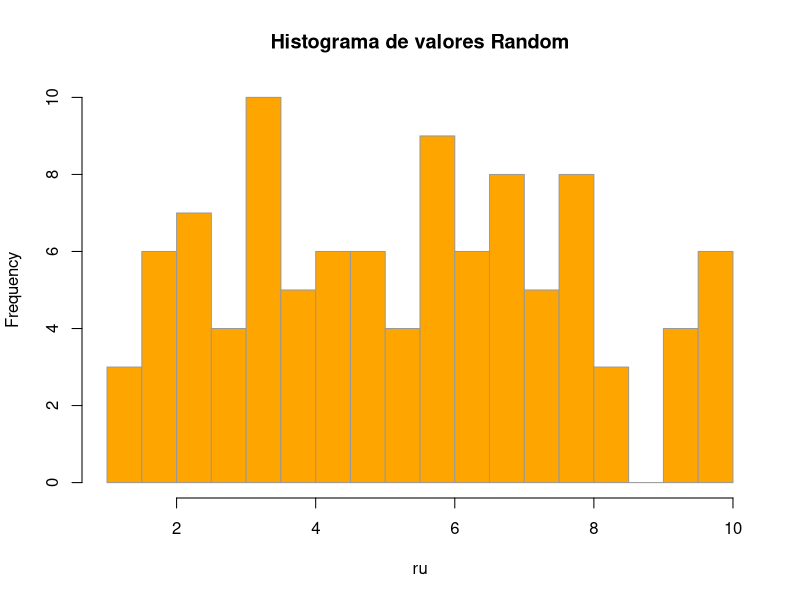

R code for this plot:
## ---- chunk 1
# La asignación en R son válidos 2 métodos '<-' o '='
x <- 7 # Definir variable (escalar) x que sea igual a 7
x # Mostrar que es x

y <- 3 + 2 * x # Crear y como funcion de x 
y
class(y)
## ---- chunk 2
ru <- runif(n = 100, min = 1, max = 10)
ru
## ---- chunk 3
hist(ru, breaks = 20, col = "orange", border = "gray60", 
     main = "Histograma de valores Random")
## ---- chunk 4
sample.int(n = 6, size = 10, replace = T)

## ---- chunk 5
ch <- "Chile" # Definir variable (objeto) ch que sea la palabra "Chile"
sn <- "Santiago"
ch # Mostrar ch
sn
## ---- chunk 6
ch <- "Chile" # Definir variable (objeto) ch que sea la palabra "Chile"
sn <- "Santiago"
union <- paste(sn,ch, sep = ", ")
union

## ---- chunk 7
union <- paste("Provincia de ", sn,ch, sep = ", ")
union

union0 <- paste0("Provincia de ", sn, ", ", ch)
union0
## ---- chunk 8
av <- "Av. Apoquindo"
comuna <- "comuna de Las Condes"
calle <- paste(av, comuna, union0, sep = ", ")
calle
# reemplazar Av. por Avenida
calle_new <- gsub(pattern = "Av.", replacement = "Avenida", x = calle)
calle_new
## ---- chunk 9
vec <-  c(4, 3, 1, 5, 8, 16)
vec
class(vec)
str(vec)
## ---- chunk 10
# EL primer índice en R es 1 (en otros lenguajes de programación es 0)
vec[3]

## ---- chunk 11
vec[vec >= 4]
## ---- chunk 12
vec[vec %in% c(3, 8, 7, 29)]
## ---- chunk 13
vec[!vec <= 3]
## ---- chunk 14
vec2  <-  c(7, 10, 1)
vec + vec2
## ---- chunk 15
lista <-  list(1, 2, 3, "cosa", x, y)
lista
str(lista)
## ---- chunk 16
#Tambien se puede seleccionar parte de una lista, usando el doble corchete:
lista[[3]]

## ---- chunk 17
n <- matrix(c(1.3, 2.8, 3.5, 
              6.4, 5.3, 6.2, 
              7, 4.5, 2.4, 
              6.3, 5.6, 5.3, 
              6.6, 7, 4.3),
            nrow = 5, ncol = 3, byrow = TRUE)
n
## ---- chunk 18
n[1,2]
## ---- chunk 19
n[,3]
## ---- chunk 20
df <- as.data.frame(n)
df
## ---- chunk 21
df  <- data.frame(control_a = c(1.3, 6.4, 7, 6.3, 6.6), 
                  control_b = c(2.8, 5.3, 4.5, 5.6, 7), 
                  control_c = c(3.5, 6.2, 2.4, 5.3, 4.3)) 

df
## ---- chunk 22
#consultar nombres de columans
names(df)

# reasignar nombres de columnas
names(df)<- c("control_1","control_2","examen")
df
## ---- chunk 23
df$alumno <- c("Sofia","Tomas","Luciano","Julian","Gabriela")
df
## ---- chunk 24
df$promedio_final <-  0.3*df$control_1 + 0.3*df$control_2 + 0.4*df$examen
df
